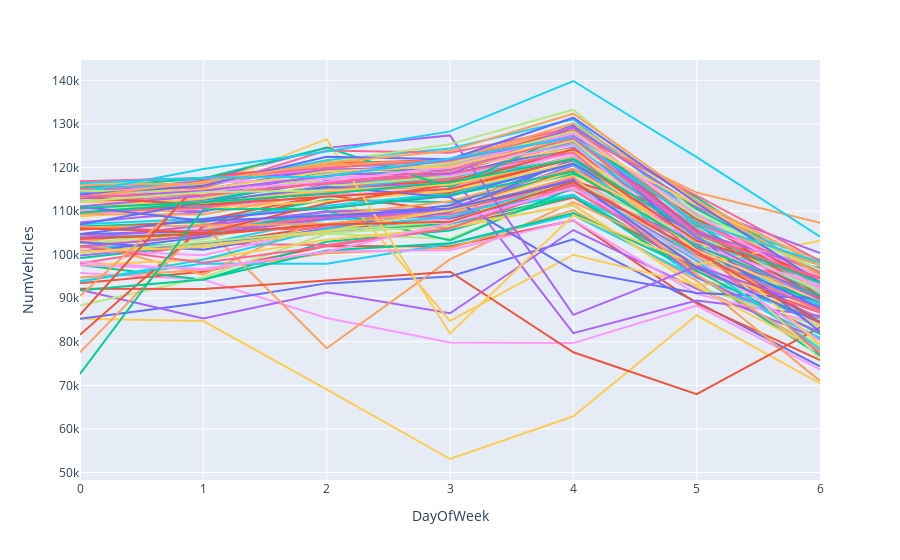

Notebook code cell kept with this figure:
### Markdown cell above
以七天為週期的每日資訊以及資料所用的時間總共包含幾個週期作圖，要想清楚因為不好描述。

### Code cell
figure = plotly.express.line(data, x='DayOfWeek', y='NumVehicles', color='WeekOrder')
figure.update(layout_showlegend=False)
